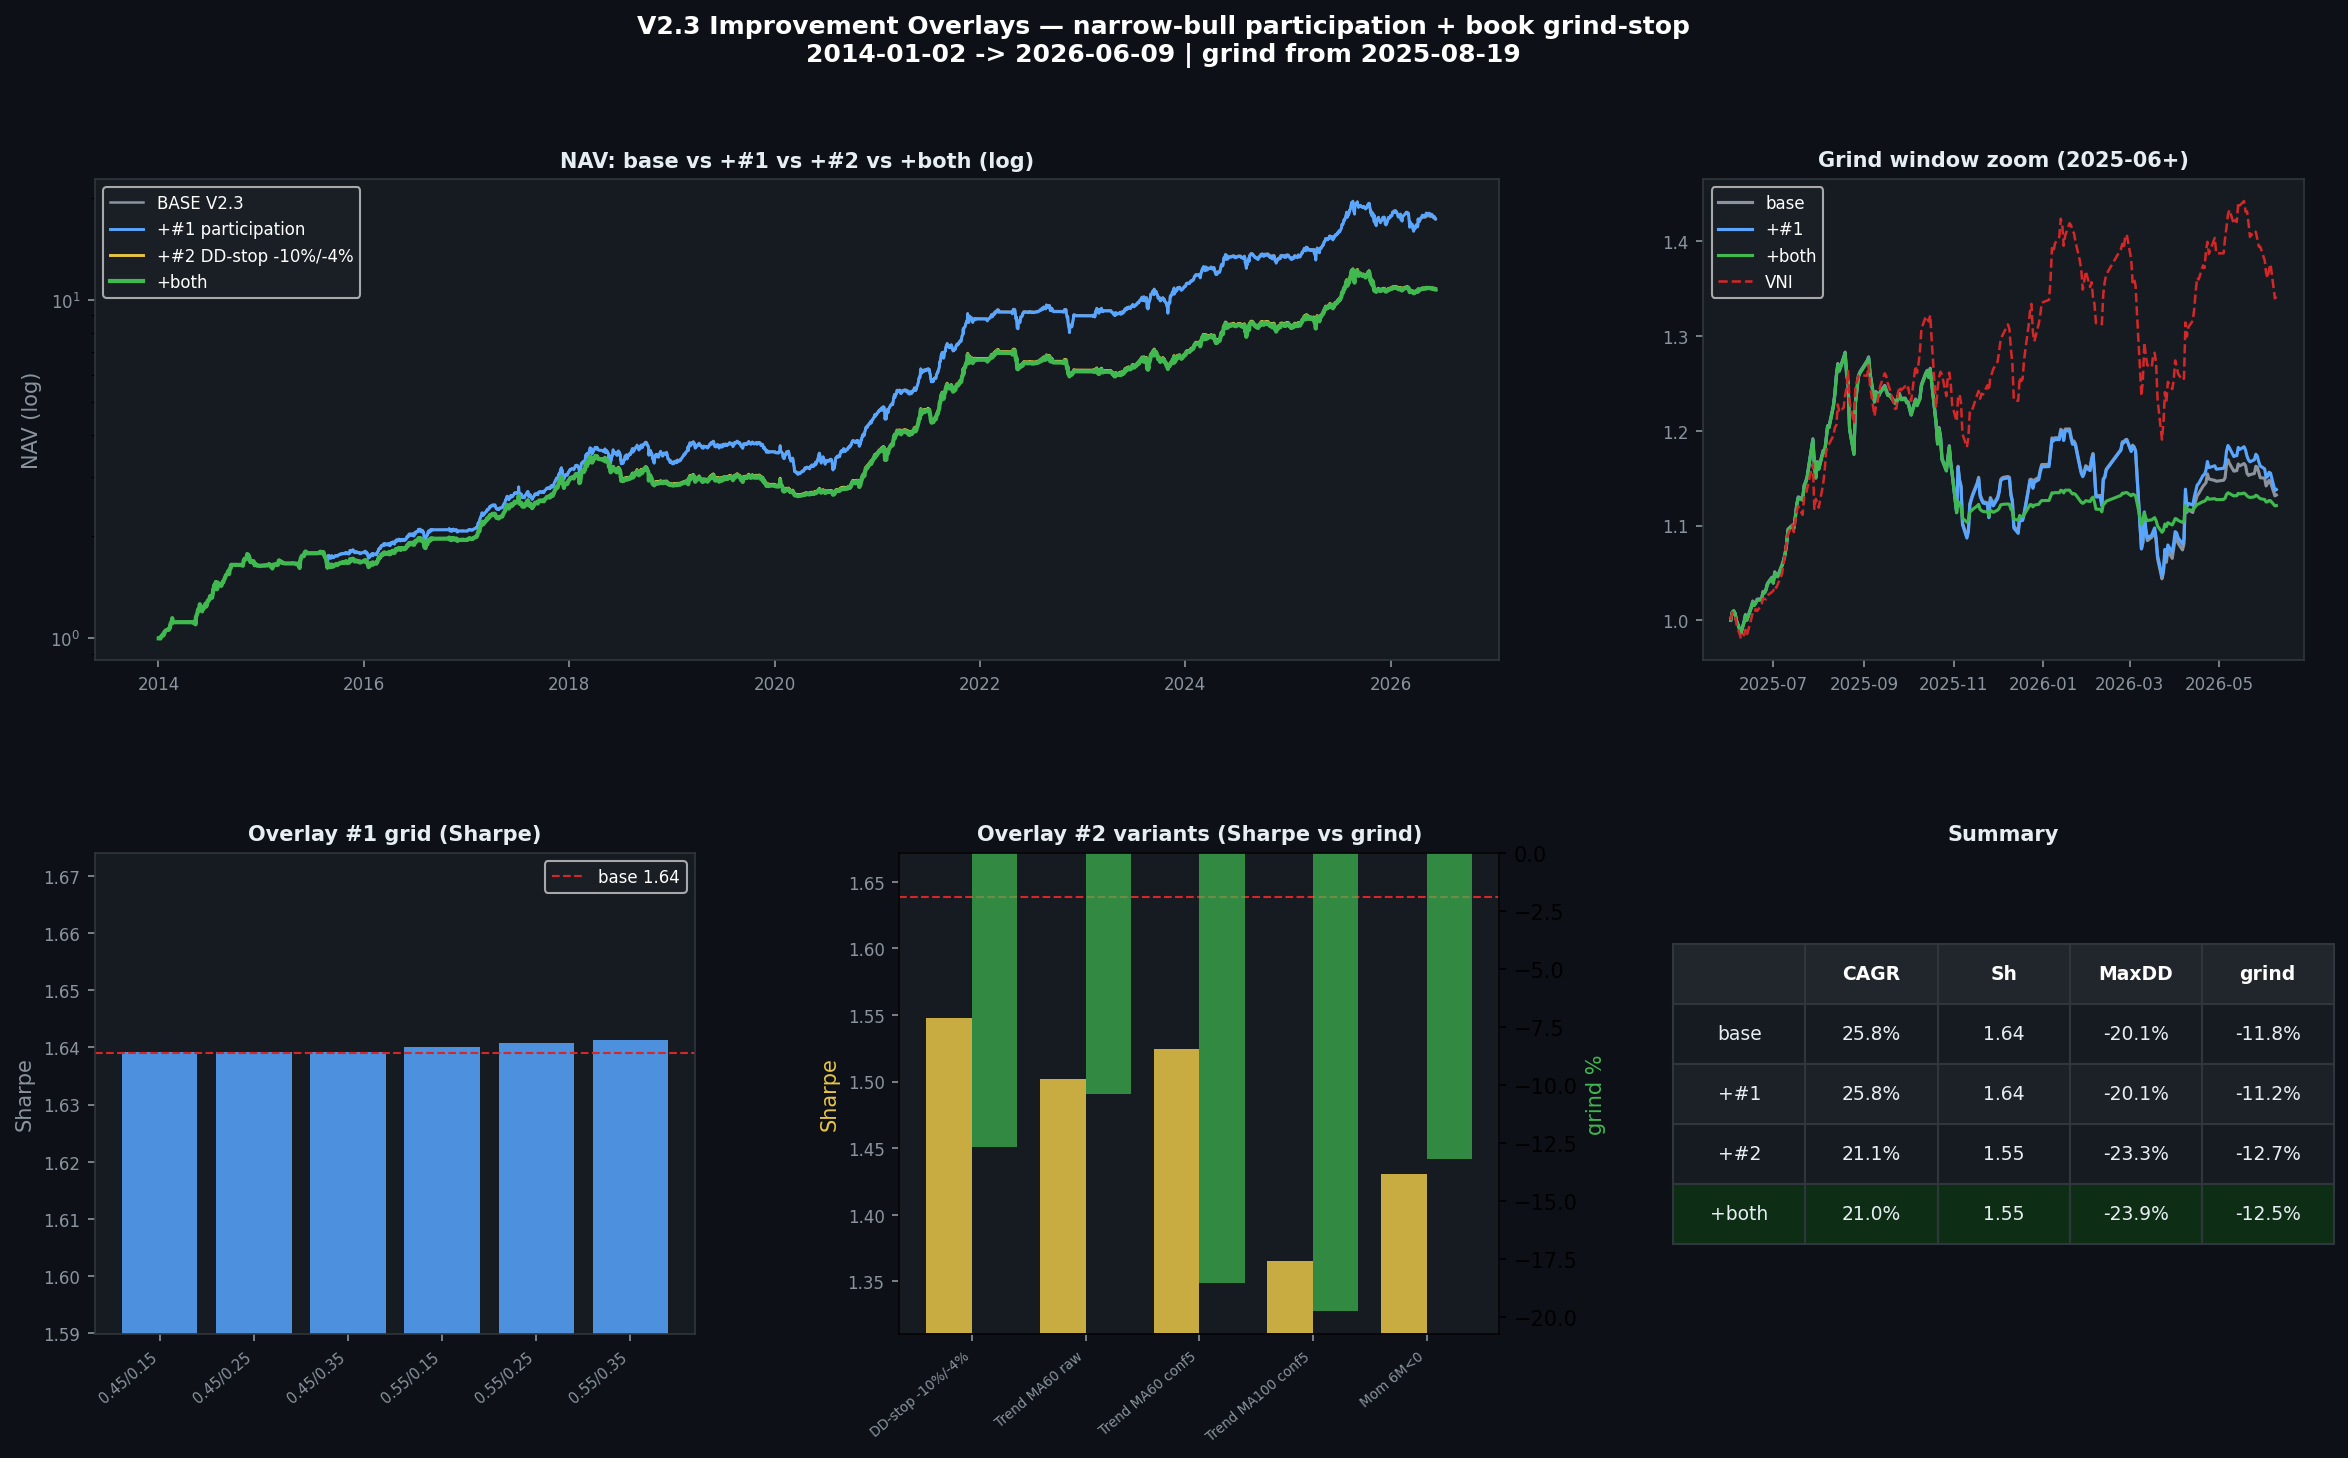

This figure's Python source:
"""
v23_improvements.py — Two overlays to fix V2.3's style-divergence grind weakness
================================================================================
V2.3 = V2.2 (BAL|LAG static+park) + capit. Known weak spot: 2025-08 -> now the
book bled -11.8% over 294d while VNINDEX +8.4% (VIC-led narrow megacap bull the
8L/momentum book avoids).

Overlay #1 — NARROW-BULL MEGACAP PARTICIPATION (user: size by market concentration):
  When the index is in an uptrend but breadth is NARROW (megacap-led), tilt part
  of the book into index-beta so it isn't left behind. Participation weight scales
  with concentration = (1 - breadth). Gated to uptrend only.

Overlay #2 — BOOK-LEVEL GRIND STOP (independent of DT5G; cut grind early):
  DT5G doesn't flag style-divergence (no crisis), so add a stop on the BOOK's own
  NAV. Test 3 flavors: hard drawdown-stop, NAV-trend stop (NAV<MA_N), book-momentum
  stop (trailing-3M<0). De-risk to cash/ETF when triggered; re-risk on recovery.

First-pass at RETURN level (blend / exposure-scale daily returns) to decide IF the
ideas work before touching the live engine. Reports full-period + the 2025-08 grind.
"""
import sys, os, subprocess
from io import StringIO
try: sys.stdout.reconfigure(encoding='utf-8')
except: pass
import numpy as np, pandas as pd
import matplotlib; matplotlib.use('Agg')
import matplotlib.pyplot as plt
import matplotlib.gridspec as gridspec
import warnings; warnings.filterwarnings('ignore')

WORKDIR = r"/home/trido/thanhdt/WorkingClaude"
os.chdir(WORKDIR)
BQ_PATH = r"bq"
PROJECT = "lithe-record-440915-m9"
STATE_TABLE = "tav2_bq.vnindex_5state_dt5g_live"

def bq(sql):
    cmd = (f'"{BQ_PATH}" query --use_legacy_sql=false --project_id={PROJECT}'
           f' --format=csv --quiet --max_rows=500000')
    r = subprocess.run(cmd, input=sql, capture_output=True, text=True, encoding="utf-8", shell=True)
    return pd.read_csv(StringIO(r.stdout)) if r.returncode == 0 and r.stdout.strip() else pd.DataFrame()

# ---- V2.3 daily NAV (BAL_cap + LAG_cap) ----
bal = pd.read_csv('data/pt_v22_bal_v21_cap.csv', parse_dates=['time']).set_index('time')['nav']
lag = pd.read_csv('data/pt_v22_lag_v21_cap.csv', parse_dates=['time']).set_index('time')['nav']
idx = bal.index.intersection(lag.index)
v23 = (bal.reindex(idx) + lag.reindex(idx))
d0, d1 = idx.min().date(), idx.max().date()

# ---- market data: breadth, VNINDEX, state ----
print("Pulling breadth / VNINDEX / state...")
mkt = bq(f"""
WITH br AS (
  SELECT t.time,
    SAFE_DIVIDE(COUNTIF(t.Close>t.MA200), COUNT(*)) AS breadth
  FROM tav2_bq.ticker_prune t
  WHERE t.time BETWEEN DATE '{d0}' AND DATE '{d1}' AND t.MA200 IS NOT NULL
    AND t.Trading_Value_1M_P50 >= 2e9
  GROUP BY t.time )
SELECT b.time, b.breadth, v.Close AS vni, v.ma200 AS vni_ma200, s.state
FROM br b
LEFT JOIN (SELECT tk.time, tk.Close, tk.MA200 AS ma200 FROM tav2_bq.ticker AS tk WHERE tk.ticker='VNINDEX') v ON v.time=b.time
LEFT JOIN {STATE_TABLE} s ON s.time=b.time
ORDER BY b.time
""")
mkt["time"] = pd.to_datetime(mkt["time"]); mkt = mkt.set_index("time")
mkt = mkt.reindex(idx).ffill()
breadth = mkt["breadth"]; vni = mkt["vni"]; vni_ma = mkt["vni_ma200"]; state = mkt["state"].fillna(3).astype(int)

v23_ret = v23.pct_change().fillna(0)
vni_ret = vni.pct_change().fillna(0)

YEARS = (idx[-1]-idx[0]).days/365.25
def metrics(nav):
    r = nav.pct_change().dropna(); tdy = len(r)/YEARS
    cagr = (nav.iloc[-1]/nav.iloc[0])**(1/YEARS)-1
    sd = r.std()*np.sqrt(tdy); mu = r.mean()*tdy
    dd = (nav/nav.cummax()-1).min()
    return dict(CAGR=cagr*100, Sharpe=mu/sd if sd>0 else 0, MaxDD=dd*100,
                Calmar=cagr/abs(dd) if dd<0 else np.nan)
def from_ret(r): return (1+r).cumprod()

# grind window
peak_date = v23.idxmax()
def grind_ret(r):
    g = r[r.index > peak_date]; return ((1+g).prod()-1)*100
base_grind = grind_ret(v23_ret)

print("="*78)
print(f"V2.3 IMPROVEMENT OVERLAYS  ({d0} -> {d1}, {YEARS:.1f}y)")
print(f"Grind window: {peak_date.date()} -> {d1}  (V2.3 base {base_grind:+.1f}%, VNI {grind_ret(vni_ret):+.1f}%)")
print("="*78)

mb = metrics(v23)
print(f"\n  BASE V2.3: CAGR {mb['CAGR']:.1f}% / Sh {mb['Sharpe']:.2f} / DD {mb['MaxDD']:.1f}% / "
      f"Cal {mb['Calmar']:.2f} / grind {base_grind:+.1f}%")

# ============================================================================
# OVERLAY #1 — narrow-bull megacap participation (size by concentration)
# ============================================================================
print("\n" + "="*78)
print("OVERLAY #1 — NARROW-BULL PARTICIPATION (tilt to index when breadth narrow)")
print("="*78)
# NOTE (revised): the narrow-drift grind (2025 VIC-led) is often NEUTRAL not BULL in DT5G
# (index drifts up on megacaps while breadth is weak). So gate on INDEX-UPTREND only
# (Close>MA200), NOT on DT5G bull state. Participation fires exactly when index rises but
# breadth is narrow — the regime where the broad book lags.
uptrend = (vni > vni_ma)                          # index above its own MA200
# diagnostic: DT5G state mix during the actual grind
gmask = idx > peak_date
print(f"  index-uptrend sessions: {int(uptrend.sum())}/{len(idx)} ({uptrend.mean()*100:.0f}%)")
gst = state[gmask].value_counts().sort_index()
print(f"  DT5G state mix in grind {peak_date.date()}->now: "
      + ", ".join(f"{int(k)}:{int(v)}d" for k,v in gst.items())
      + f"  (mean breadth {breadth[gmask].mean():.2f})")

def overlay1(breadth_thr, w_max, breadth_floor=0.20):
    # concentration score in [0,1]: 0 when breadth>=thr, 1 when breadth<=floor
    conc = ((breadth_thr - breadth)/(breadth_thr - breadth_floor)).clip(0,1)
    w_idx = (w_max * conc).where(uptrend, 0.0)     # only tilt in narrow bull
    blended = (1 - w_idx)*v23_ret + w_idx*vni_ret
    return blended, w_idx

print(f"\n  {'thr':>5s} {'w_max':>6s} | {'CAGR':>6s} {'Sharpe':>7s} {'MaxDD':>7s} {'Calmar':>7s} {'grind':>7s} {'avgW%':>6s}")
print("  " + "-"*68)
best1 = None
for thr in [0.45, 0.55]:
    for wm in [0.15, 0.25, 0.35]:
        bl, wi = overlay1(thr, wm)
        nav = from_ret(bl); m = metrics(nav)
        avgw = wi[uptrend].mean()*100 if uptrend.sum() else 0
        tag = ""
        if best1 is None or m['Sharpe'] > best1[1]['Sharpe']: best1 = ((thr,wm), m, bl, wi)
        print(f"  {thr:>5.2f} {wm:>6.2f} | {m['CAGR']:5.1f}% {m['Sharpe']:6.2f} {m['MaxDD']:6.1f}% "
              f"{m['Calmar']:6.2f} {grind_ret(bl):+6.1f}% {avgw:5.1f}%")
print(f"\n  base (no overlay):      {mb['CAGR']:5.1f}% {mb['Sharpe']:6.2f} {mb['MaxDD']:6.1f}% "
      f"{mb['Calmar']:6.2f} {base_grind:+6.1f}%")

# ============================================================================
# OVERLAY #2 — book-level grind stop (3 flavors, independent of DT5G)
# ============================================================================
print("\n" + "="*78)
print("OVERLAY #2 — BOOK GRIND STOP (de-risk on book's own weakness)")
print("="*78)

def stop_ddstop(dd_trig=-0.10, dd_release=-0.04, e_low=0.3):
    """De-risk to e_low when book DD from peak < dd_trig; re-risk when DD recovers above dd_release."""
    nav = v23.copy(); peak = nav.iloc[0]; stopped = False; exp = []
    navv = nav.values; pk = navv[0]
    for x in navv:
        pk = max(pk, x); dd = x/pk - 1
        if not stopped and dd <= dd_trig: stopped = True
        elif stopped and dd >= dd_release: stopped = False
        exp.append(e_low if stopped else 1.0)
    e = pd.Series(exp, index=nav.index).shift(1).fillna(1.0)   # act next day (no look-ahead)
    return e

def stop_trend(ma_n=60, e_low=0.3, confirm=0):
    """De-risk when book NAV < its own MA_n; re-risk when back above.
    confirm=K requires K consecutive days on the new side before switching (debounce)."""
    ma = v23.rolling(ma_n, min_periods=ma_n//2).mean()
    raw = (v23 >= ma)
    if confirm > 0:
        # only switch state after `confirm` consecutive days agree
        st = []; cur = True; run = 0; prev = True
        for ok in raw.values:
            if ok == prev: run += 1
            else: run = 1; prev = ok
            if run >= confirm: cur = ok
            st.append(cur)
        e = pd.Series([1.0 if s else e_low for s in st], index=v23.index)
    else:
        e = raw.astype(float).where(raw, e_low)
    return e.shift(1).fillna(1.0)

def stop_mom(win=63, e_low=0.3):
    """De-risk when book trailing-win return < 0."""
    tr = v23/v23.shift(win) - 1
    e = (tr >= 0).astype(float)
    e = e.where(e==1, e_low).shift(1).fillna(1.0)
    return e

STOP_TC = 0.003   # round-trip TC on the de-risked/re-risked fraction at each exposure change
def apply_stop(e):
    # de-risked portion sits in cash (0 return); charge TC on exposure changes (whipsaw cost)
    tc = e.diff().abs().fillna(0) * STOP_TC
    r = e*v23_ret - tc
    return from_ret(r), e

variants = []
for nm, e in [("DD-stop -10%/-4%", stop_ddstop(-0.10,-0.04,0.3)),
              ("Trend MA60 raw",   stop_trend(60,0.3,confirm=0)),
              ("Trend MA60 conf5", stop_trend(60,0.3,confirm=5)),
              ("Trend MA100 conf5",stop_trend(100,0.3,confirm=5)),
              ("Mom 6M<0",         stop_mom(126,0.3))]:
    nav, ee = apply_stop(e); m = metrics(nav)
    flips = int((ee.diff().abs()>0.01).sum())
    variants.append((nm, m, nav, ee, flips))

print(f"\n  {'variant':18s} | {'CAGR':>6s} {'Sharpe':>7s} {'MaxDD':>7s} {'Calmar':>7s} {'grind':>7s} {'flips':>5s} {'%derisk':>7s}")
print("  " + "-"*78)
for nm, m, nav, ee, flips in variants:
    derisk_pct = (ee<0.99).mean()*100
    print(f"  {nm:18s} | {m['CAGR']:5.1f}% {m['Sharpe']:6.2f} {m['MaxDD']:6.1f}% "
          f"{m['Calmar']:6.2f} {grind_ret(nav.pct_change().fillna(0)):+6.1f}% {flips:5d} {derisk_pct:6.1f}%")
print(f"  {'BASE (no stop)':18s} | {mb['CAGR']:5.1f}% {mb['Sharpe']:6.2f} {mb['MaxDD']:6.1f}% "
      f"{mb['Calmar']:6.2f} {base_grind:+6.1f}%")

# ============================================================================
# COMBINED best #1 + best #2
# ============================================================================
print("\n" + "="*78)
print("COMBINED — best participation + best stop")
print("="*78)
(p1, m1, bl1, wi1) = best1
# pick best stop by Sharpe that also doesn't kill CAGR much
best2 = max(variants, key=lambda v: v[1]['Sharpe'])
nm2, m2, nav2, ee2, fl2 = best2
print(f"  #1 best: thr={p1[0]} w_max={p1[1]} (Sh {m1['Sharpe']:.2f})")
print(f"  #2 best: {nm2} (Sh {m2['Sharpe']:.2f})")
# combine: apply participation blend, then book-stop exposure on top (with stop TC)
comb_ret = ee2 * bl1 - ee2.diff().abs().fillna(0) * STOP_TC
navc = from_ret(comb_ret); mc = metrics(navc)
print(f"\n  {'strategy':22s} | {'CAGR':>6s} {'Sharpe':>7s} {'MaxDD':>7s} {'Calmar':>7s} {'grind':>7s}")
print("  " + "-"*70)
print(f"  {'BASE V2.3':22s} | {mb['CAGR']:5.1f}% {mb['Sharpe']:6.2f} {mb['MaxDD']:6.1f}% {mb['Calmar']:6.2f} {base_grind:+6.1f}%")
print(f"  {'+#1 participation':22s} | {m1['CAGR']:5.1f}% {m1['Sharpe']:6.2f} {m1['MaxDD']:6.1f}% {m1['Calmar']:6.2f} {grind_ret(bl1):+6.1f}%")
print(f"  {'+#2 '+nm2:22s} | {m2['CAGR']:5.1f}% {m2['Sharpe']:6.2f} {m2['MaxDD']:6.1f}% {m2['Calmar']:6.2f} {grind_ret(nav2.pct_change().fillna(0)):+6.1f}%")
print(f"  {'+both':22s} | {mc['CAGR']:5.1f}% {mc['Sharpe']:6.2f} {mc['MaxDD']:6.1f}% {mc['Calmar']:6.2f} {grind_ret(comb_ret):+6.1f}%")

# IS/OOS for the combined
def slice_metrics(r, lo, hi):
    s = r[(r.index>=lo)&(r.index<=hi)]
    nav = from_ret(s); yrs=(s.index[-1]-s.index[0]).days/365.25
    cagr=(nav.iloc[-1])**(1/yrs)-1; tdy=len(s)/yrs
    sh=s.mean()*tdy/(s.std()*np.sqrt(tdy)); dd=(nav/nav.cummax()-1).min()
    return cagr*100, sh, dd*100
print("\n  IS/OOS (combined vs base):")
for lbl, lo, hi in [("IS 2014-19","2014-01-01","2019-12-31"),("OOS 2020-now","2020-01-01","2026-12-31")]:
    cb=slice_metrics(comb_ret, lo, hi); bs=slice_metrics(v23_ret, lo, hi)
    print(f"    {lbl}: base {bs[0]:.1f}%/Sh{bs[1]:.2f}/DD{bs[2]:.0f}  ->  +both {cb[0]:.1f}%/Sh{cb[1]:.2f}/DD{cb[2]:.0f}")

# ============================================================================
# FIGURE
# ============================================================================
fig = plt.figure(figsize=(19,10)); fig.patch.set_facecolor('#0d1117')
fig.suptitle('V2.3 Improvement Overlays — narrow-bull participation + book grind-stop\n'
             f'{d0} -> {d1} | grind from {peak_date.date()}',
             fontsize=12, color='white', fontweight='bold', y=0.99)
dark='#161b22'; sp='#30363d'
gs=gridspec.GridSpec(2,3,figure=fig,hspace=0.40,wspace=0.34)
def sty(ax,t=""):
    ax.set_facecolor(dark);[s.set_color(sp) for s in ax.spines.values()]
    ax.tick_params(colors='#8b949e',labelsize=8)
    if t: ax.set_title(t,color='#e6edf3',fontsize=10,fontweight='bold',pad=6)

ax1=fig.add_subplot(gs[0,:2]); sty(ax1,'NAV: base vs +#1 vs +#2 vs +both (log)')
for r,lbl,col,lw in [(v23_ret,'BASE V2.3','#8b949e',1.2),(bl1,'+#1 participation','#58a6ff',1.4),
                     (nav2.pct_change().fillna(0),f'+#2 {nm2}','#e8c547',1.4),(comb_ret,'+both','#3fb950',2.0)]:
    nav=from_ret(r); ax1.semilogy(nav.index, nav.values, color=col, lw=lw, label=lbl)
ax1.legend(fontsize=8,facecolor='#1c2128',labelcolor='white'); ax1.set_ylabel('NAV (log)',color='#8b949e')

ax2=fig.add_subplot(gs[0,2]); sty(ax2,'Grind window zoom (2025-06+)')
for r,lbl,col in [(v23_ret,'base','#8b949e'),(bl1,'+#1','#58a6ff'),(comb_ret,'+both','#3fb950')]:
    s=r[r.index>='2025-06-01']; nav=from_ret(s); ax2.plot(nav.index,nav.values/nav.iloc[0],color=col,lw=1.5,label=lbl)
vs=vni_ret[vni_ret.index>='2025-06-01']; navv=from_ret(vs); ax2.plot(navv.index,navv.values/navv.iloc[0],color='#d62728',lw=1.2,ls='--',label='VNI')
ax2.legend(fontsize=8,facecolor='#1c2128',labelcolor='white')

ax3=fig.add_subplot(gs[1,0]); sty(ax3,'Overlay #1 grid (Sharpe)')
labs=[]; shs=[]
for thr in [0.45,0.55]:
    for wm in [0.15,0.25,0.35]:
        bl,_=overlay1(thr,wm); labs.append(f"{thr}/{wm}"); shs.append(metrics(from_ret(bl))['Sharpe'])
ax3.bar(range(len(labs)),shs,color='#58a6ff',alpha=0.85); ax3.axhline(mb['Sharpe'],color='#d62728',ls='--',lw=1,label=f'base {mb["Sharpe"]:.2f}')
ax3.set_xticks(range(len(labs))); ax3.set_xticklabels(labs,rotation=40,ha='right',color='#8b949e',fontsize=7)
ax3.legend(fontsize=8,facecolor='#1c2128',labelcolor='white'); ax3.set_ylabel('Sharpe',color='#8b949e')
ax3.set_ylim(min(shs+[mb['Sharpe']])*0.97, max(shs+[mb['Sharpe']])*1.02)

ax4=fig.add_subplot(gs[1,1]); sty(ax4,'Overlay #2 variants (Sharpe vs grind)')
v_lab=[v[0] for v in variants]; v_sh=[v[1]['Sharpe'] for v in variants]
v_gr=[grind_ret(v[2].pct_change().fillna(0)) for v in variants]
x=np.arange(len(v_lab)); ax4b=ax4.twinx()
ax4.bar(x-0.2,v_sh,0.4,color='#e8c547',alpha=0.85,label='Sharpe')
ax4b.bar(x+0.2,v_gr,0.4,color='#3fb950',alpha=0.7,label='grind%')
ax4.axhline(mb['Sharpe'],color='#d62728',ls='--',lw=1)
ax4.set_xticks(x); ax4.set_xticklabels(v_lab,rotation=40,ha='right',color='#8b949e',fontsize=6.5)
ax4.set_ylabel('Sharpe',color='#e8c547'); ax4b.set_ylabel('grind %',color='#3fb950')
ax4.set_ylim(min(v_sh+[mb['Sharpe']])*0.96, max(v_sh+[mb['Sharpe']])*1.02)

ax5=fig.add_subplot(gs[1,2]); ax5.set_facecolor(dark); ax5.axis('off'); sty(ax5,'Summary')
tr=[['','CAGR','Sh','MaxDD','grind']]
for nm,m,gr in [('base',mb,base_grind),('+#1',m1,grind_ret(bl1)),('+#2',m2,grind_ret(nav2.pct_change().fillna(0))),('+both',mc,grind_ret(comb_ret))]:
    tr.append([nm,f"{m['CAGR']:.1f}%",f"{m['Sharpe']:.2f}",f"{m['MaxDD']:.1f}%",f"{gr:+.1f}%"])
t=ax5.table(cellText=tr[1:],colLabels=tr[0],loc='center',cellLoc='center')
t.auto_set_font_size(False); t.set_fontsize(9); t.scale(1.1,2.4)
for (ri,ci),c in t.get_celld().items():
    c.set_facecolor('#1c2128' if ri%2==0 else dark); c.set_text_props(color='#e6edf3'); c.set_edgecolor(sp)
    if ri==0: c.set_facecolor('#21262d'); c.set_text_props(color='white',fontweight='bold')
    if ri==4: c.set_facecolor('#0d2e14')

fig.savefig(WORKDIR+r"\v23_improvements.png", dpi=150, bbox_inches='tight', facecolor=fig.get_facecolor())
print(f"\nSaved: v23_improvements.png"); plt.close(); print("DONE")
